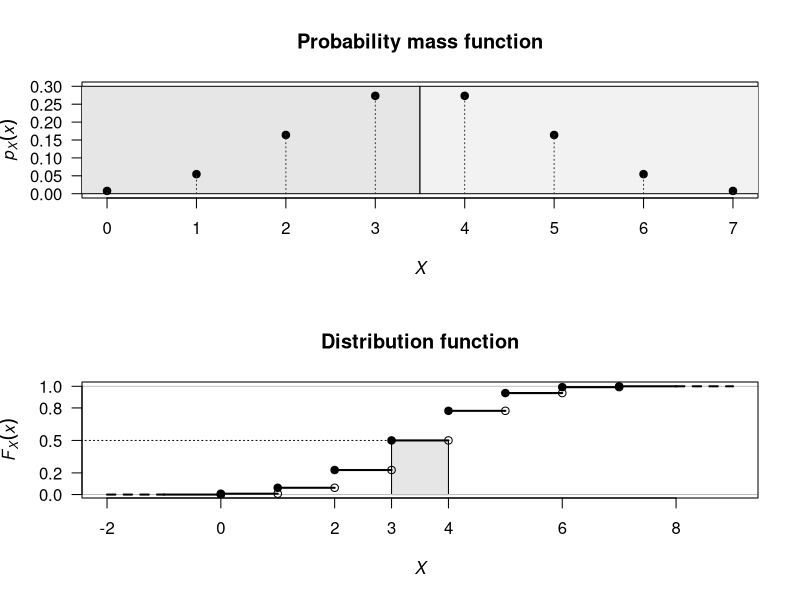
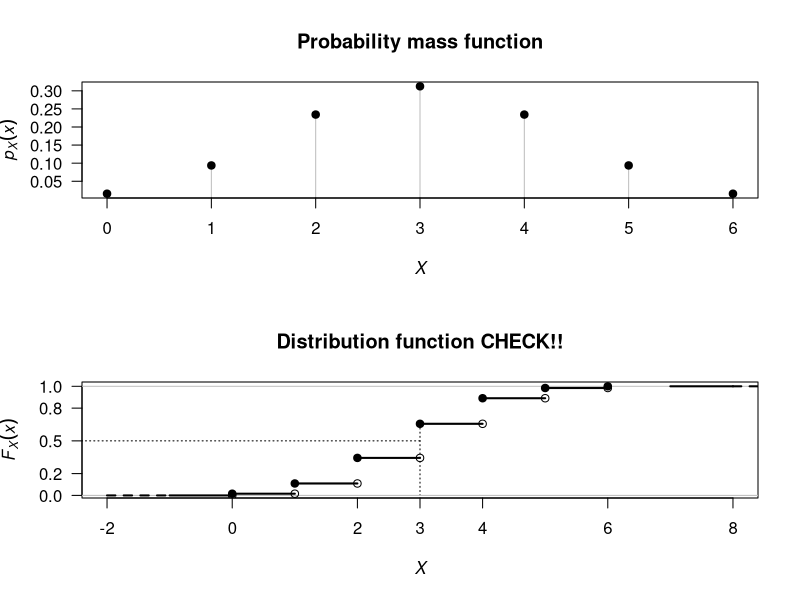

These figures' R source, in order:
## ---- chunk 1
eg1Table <- array( dim = c(2, 8))

eg1Table[1, ] <- 0:7
eg1Table[2, ] <- paste0(c("1", "7", "21", "35", "35", "21", "7", "1"), 
                        "/128")

rownames(eg1Table) <- c("$x$",
                        "$\\Pr(X = x)$")
knitr::kable(eg1Table,
             caption = "A probability distribution")
## ---- chunk 2
par( mfrow = c(2, 1))

x <- 0:7
fx <- c(1, 7, 21, 35, 35, 21, 7, 1) / 128

plot(x = x,
     y = fx,
     las = 1,
     lty = 3,
     ylim = c(0, 0.30 ),
     type = "h",
     col = "grey",
     xlab = expression( italic(X) ),
     ylab = expression(
       paste(italic(p)[italic(X)](italic(x)))
     ),
     main = "Probability mass function")
polygon( x = c(-10, -10, 3.5, 3.5),
         y = c(0, 0.3, 0.3, 0),
         col = gray(0.9) )

polygon( x = c(3.5, 3.5,10, 10),
         y = c(0, 0.3, 0.3, 0),
         col = gray(0.95) )

points( x = x,
        y = fx,
        pch = 19)
points(x = x,
     y = fx,
     type = "h",
     lty = 3,
     col = grey(0.2))



plot( x = x,
      y = cumsum(fx),
      las = 1,
      axes = FALSE,
      xlim = c(-2, 9),
      xlab = expression( italic(X) ),
      ylab = expression(
       paste(italic(F)[italic(X)](italic(x)))
      ),
      main = "Distribution function",
      type = "n")
polygon( x = c(3, 3, 4, 4),
         y = c(0, 0.5, 0.5, 0),
         col = gray(0.9))
abline( h = c(0, 1),
        col = "grey")
axis(side = 1,
     at = c(-2, 0, 2, 3, 4, 6, 8))
axis(side = 2,
     at = c(0, 0.2, 0.5, 0.8, 1),
     las = 1)
box()
points( x = x,
        y = cumsum(fx),
        pch = 19)
points( x = x[2: length(x)],
        y = cumsum(fx)[1:(length(x) - 1)],
        pch = 1)

for (i in (1 : (length(x) - 1)) ){
   lines( x = x[i:(i + 1)],
          y = c(cumsum(fx)[i],
                cumsum(fx)[i]),
          lwd = 2)
}

# Now add edge cases
lines( x = c(-1, 0),
       y = c(0, 0),
      lwd = 2)
lines(x = c(-2, -1),
      y = c(0, 0),
      lty = 2,
      lwd = 2)
points(0, 0, 
       pch = 1)
lines(x = c(7, 8),
      y = c(1, 1),
      lwd = 2)
lines(x = c(8, 9),
      y = c(1, 1),
      lty = 2,
      lwd = 2)

lines( x = c(-10, 3),
       y = c(0.5, 0.5),
       lty = 3)
## ---- chunk 3
eg2Table <- array( dim = c(2, 7))

eg2Table[1, ] <- 0:6
eg2Table[2, ] <- paste0(c("1", "6", "15", "20", "15", "6", "1"), 
                        "/64")

rownames(eg2Table) <- c("$x$",
                        "$\\Pr(X = x)$")
knitr::kable(eg2Table,
             caption = "A probability distribution")
## ---- chunk 4
par( mfrow = c(2, 1))

x <- 0:6
fx <- c(1, 6, 15, 20, 15, 6, 1) / 64

plot(x = x,
     y = fx,
     las = 1,
     type = "h",
     col = "grey",
     xlab = expression(italic(X)),
     ylab = expression(
       paste(italic(p)[italic(X)](italic(x)))
       ),
     main = "Probability mass function")
points( x = x,
        y = fx,
        pch = 19)




plot( x = x,
      y = cumsum(fx),
      las = 1,
      xlim = c(-2, 8),
      axes = FALSE,
      xlab = expression(italic(X)),
      ylab = expression(
       paste(italic(F)[italic(X)](italic(x)))
       ),
      main = "Distribution function CHECK!!",
      type = "n")
axis(side = 1,
     at = c(-2, 0, 2, 3, 4, 6, 8))
axis(side = 2,
     at = c(0, 0.2, 0.5, 0.8, 1),
     las = 1)
box()
#polygon( x = c(2.75, 2.75, 3.25, 3.25),
#         y = c(22/64, 42/64, 42/64, 22/64),
#         col = grey(0.9),
#         border = NA) # Omits borders
lines( x = c(-10, 3),
       y = c(0.5, 0.5),
       lty = 3)
lines( x = c(3, 3),
       y = c(42/64, 0),
       lty = 3)

abline( h = c(0, 1),
        col = "grey")
points( x = x,
        y = cumsum(fx),
        pch = 19)
points( x = x[2: length(x)],
        y = cumsum(fx)[1:(length(x) - 1)],
        pch = 1)

for (i in (1 : (length(x) - 1)) ){
   lines( x = x[i:(i + 1)],
          y = c(cumsum(fx)[i],
                cumsum(fx)[i]),
          lwd = 2)
}

# Now add edge cases
lines( x = c(-1, 0),
       y = c(0, 0),
      lwd = 2)
lines(x = c(-2, -1),
      y = c(0, 0),
      lty = 2,
      lwd = 2)
points(0, 0, 
       pch = 1)
lines(x = c(7, 8),
      y = c(1, 1),
      lwd = 2)
lines(x = c(8, 9),
      y = c(1, 1),
      lty = 2,
      lwd = 2)
